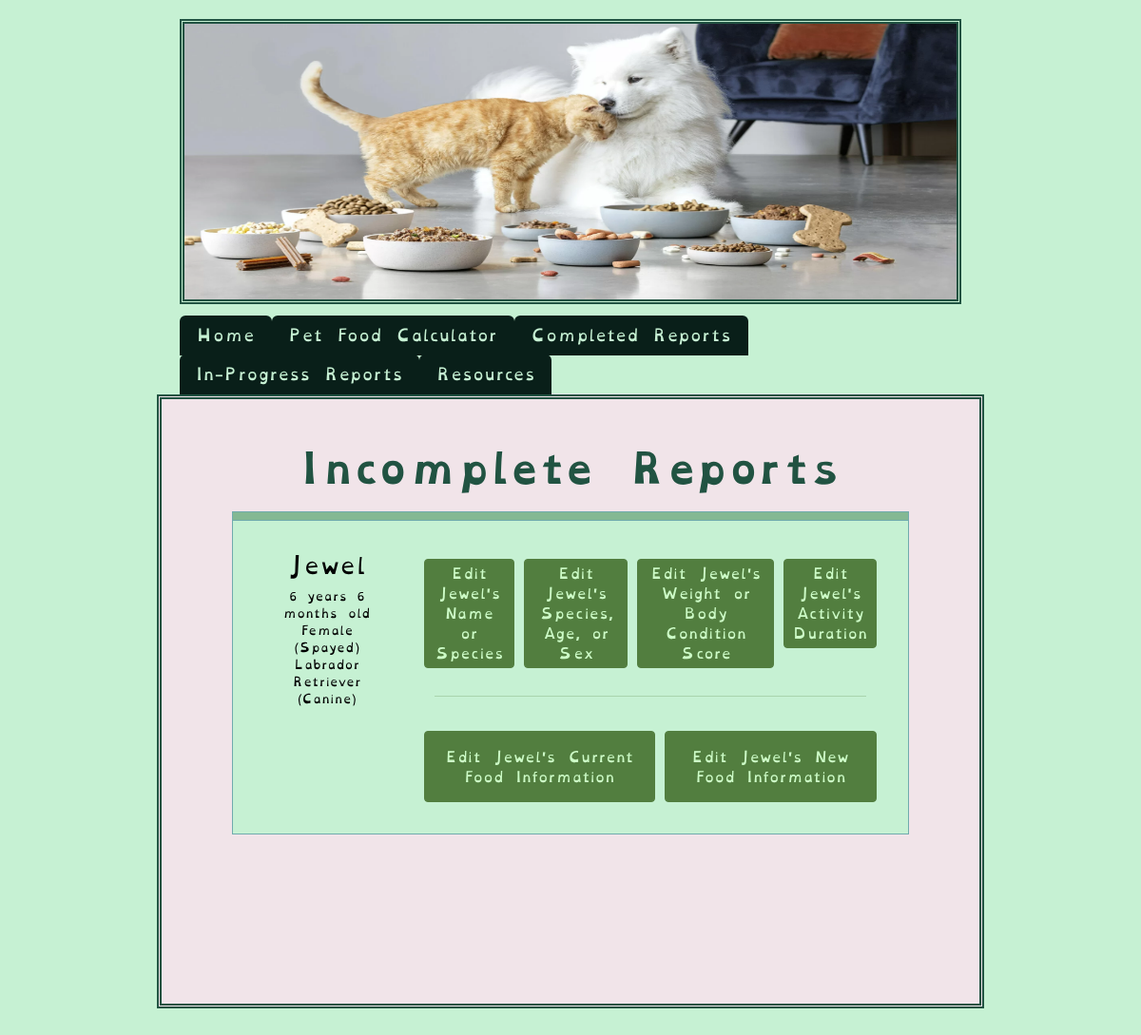
The page /wip_reports (signed in) on the database its author committed.
### tables this page shows
CREATE TABLE "pets" (
	"pet_id"	INTEGER UNIQUE,
	"owner_id"	INTEGER,
	"name"	VARCHAR(25) NOT NULL,
	"age_in_years"	INTEGER,
	"age_in_months"	INTEGER,
	"species"	VARCHAR(10) NOT NULL,
	"breed"	VARCHAR(25),
	"canine_breed_id"	INTEGER,
	"feline_breed_id"	INTEGER,
	"sex"	INTEGER,
	"bcs"	INTEGER,
	"weight"	FLOAT,
	"units"	VARCHAR(5),
	"converted_weight"	FLOAT,
	"converted_weight_units"	VARCHAR(5),
	"body_fat_percentage"	VARCHAR(5),
	"ideal_weight_lbs"	FLOAT,
	"ideal_weight_kgs"	FLOAT,
	"is_pediatric"	BOOL,
	"is_pregnant"	BOOL,
	"weeks_gestating"	INTEGER,
	"is_nursing"	BOOL,
	"litter_size"	INTEGER,
	"weeks_nursing"	INTEGER,
	"activity_level"	INTEGER,
	"rer"	FLOAT,
	"canine_der_factor_id"	INTEGER,
	"feline_der_factor_id"	INTEGER,
	"der"	FLOAT,
	"der_modifier"	FLOAT,
	"meals_per_day"	FLOAT,
	"current_food_kcal"	FLOAT,
	"current_food_form"	INTEGER,
	"second_food_kcal" FLOAT,
	"second_food_form" INTEGER,
	"sensitive_stomach" INTEGER,
	"food_transition" INTEGER,
	"transition_length" INTEGER,
	"rec_treat_kcal_per_day"	INTEGER,
	"current_food_amt_rec"	VARCHAR(15),
	"current_food_amt_per_meal"	VARCHAR(15),
	"date_of_first_report"	DATETIME,
	"most_recent_report_date"	DATETIME,
	PRIMARY KEY("pet_id" AUTOINCREMENT),
	FOREIGN KEY("owner_id") REFERENCES "users"("id"),
	FOREIGN KEY("canine_breed_id") REFERENCES "dog_breeds"("BreedID"),
	FOREIGN KEY("canine_der_factor_id") REFERENCES "canine_der_factors"("factor_id"),
	FOREIGN KEY("feline_breed_id") REFERENCES "cat_breeds"("BreedID"),
	FOREIGN KEY("feline_der_factor_id") REFERENCES "feline_der_factors"("factor_id"),
	FOREIGN KEY("sex") REFERENCES "reproductive_statuses"("sex_id"),
	FOREIGN KEY("activity_level") REFERENCES "activity_levels"("activity_id"),
	FOREIGN KEY("current_food_form") REFERENCES "food_forms"("form_id"),
	FOREIGN KEY("second_food_form") REFERENCES "food_forms"("form_id")
);

### main.py (the view)
@app.route("/wip_reports", methods=["GET", "POST"])
@login_required
def wip_reports():
    fi = FindInfo(session["user_id"])
    wip_reports = fi.find_wip_reports(session["user_id"])
    return render_template("wip_reports.html", wip_reports=wip_reports)

### find_info.py (called while the page is built)
    def pet_data_dictionary(self, user_id, pet_id) -> dict:
        if pet_id != 0 and user_id != 0:
            self.pet_data = db.execute(
                "SELECT * FROM pets WHERE owner_id = :user_id AND pet_id = :pet_id",
                user_id=user_id, pet_id=pet_id
            )
            if self.pet_data == None:
                print("The pet hasn't been added yet.")
        return self.pet_data

    def find_wip_reports(self, user_id) -> dict:
        if user_id != None or user_id != 0:
            try:
                wip_reports = db.execute(
                    "SELECT * FROM pets WHERE owner_id = :user AND date_of_first_report IS NULL",
                    user=user_id
                )
                print(wip_reports)
            except Exception as e:
                print(f"Can't find list of unfinished reports. Exception: {e}")
        return wip_reports

### helpers.py (called while the page is built)
def login_required(f):
    @wraps(f)
    def decorated_funtion(*args, **kwargs):
        if session.get("user_id") == None:
            return redirect(url_for("login"))
        return f(*args, **kwargs)
    return decorated_funtion

### templates/wip_reports.html (shortened to what this page needs)
{% extends 'base.html' %}
{% block content %}
    <h1>Incomplete Reports</h1>
    <form action="/wip_reports" method="POST">
        <div class="row">
            {% if wip_reports %}
                <table class="table table-sm" id="pets">
                    <thead>
                        <tr>
                            <th>
                            </th>
                            <th>
                            </th>
                        </tr>
                        </thead>
                    <tbody>
                        {% for pet in wip_reports %}
                            {% if pet.date_of_first_report == None %}
                                <tr>
                                    <td>
                                        <div class="pet_signalment">
                                            <h4>{{ pet.name }}</h4>
                                            <br>
                                            {% if pet.age_in_years != None and pet.age_in_months != None%}
                                                {% if pet.age_in_years == 0 and pet.age_in_months == 1 %}
                                                    {{ pet.age_in_months }} month old
                                                {% elif pet.age_in_years == 0 and pet.age_in_months > 1 %}
                                                    {{ pet.age_in_months }} months old
                                                {% elif pet.age_in_years == 1 and pet.age_in_months == 0 %}
                                                    {{ pet.age_in_years }} year old
                                                {% elif pet.age_in_years == 1 and pet.age_in_months == 1 %}
                                                    {{ pet.age_in_years }} year {{ pet.age_in_months }} month old
                                                {% elif pet.age_in_years == 1 and pet.age_in_months > 1 %}
                                                    {{ pet.age_in_years }} year {{ pet.age_in_months }} months old
                                                {% elif pet.age_in_years > 1 and pet.age_in_months == 0 %}
                                                    {{ pet.age_in_years }} years old
                                                {% elif pet.age_in_years > 1 and pet.age_in_months == 1 %}
                                                    {{ pet.age_in_years }} years {{ pet.age_in_months }} month old
                                                {% elif pet.age_in_years > 1 and pet.age_in_months > 1 %}
                                                    {{ pet.age_in_years }} years {{ pet.age_in_months }} months old
                                                {% endif %}
                                            {% endif %}
                                            {% if pet.sex != None %}
                                                {% if pet.sex == 1 %}
                                                    Female (Intact)
                                                {% elif pet.sex == 2 %}
                                                    Female (Spayed)
                                                {% elif pet.sex == 3 %}
                                                        Male (Intact)
                                                {% elif pet.sex == 4 %}
                                                    Male (Neutered)
                                                {% endif %}
                                            {% endif %}
                                            {% if pet.breed != None %}
                                                {{ pet.breed }}
                                            {% endif %}
                                            {% if pet.species != None %}
                                                ({{ pet.species }})
                                            {% endif %}
                                        </div>
                                    </td>
                                    <td>
                                        <div class="button-container">
                                            <a href="{{ url_for('pet_info', pet_id=pet.pet_id) }}">
                                                <button type="button" class="btn btn-secondary btn-sm">
                                                    Edit {{ pet.name }}'s Name or Species
                                                </button>
                                            </a>
                                            <a href="{{ url_for('pet_info_continued', pet_id=pet.pet_id) }}">
                                                <button type="button" class="btn btn-secondary btn-sm">
                                                    Edit {{ pet.name }}'s Species, Age, or Sex
                                                </button>
                                            </a>
                                            <a href="{{ url_for('pet_condition', pet_id=pet.pet_id) }}">
                                                <button type="button" class="btn btn-secondary btn-sm">
                                                    Edit {{ pet.name }}'s Weight or Body Condition Score
                                                </button>
                                            </a>
                                            {% if pet.species == "Canine" %}
                                                <a href="{{ url_for('activity', pet_id=pet.pet_id) }}">
                                                    <button type="button" class="btn btn-secondary btn-sm">
                                                        Edit {{ pet.name }}'s Activity Duration
                                                    </button>
                                                </a>
                                            {% endif %}
                                        </div>
                                        {% if pet.current_food_kcal != None %}
                                            <hr />
                                            <div class="button-container">
                                                <a href="{{ url_for('current_food', pet_id=pet.pet_id) }}">
                                                    <button type="button" class="btn btn-secondary btn-sm">
                                                        Edit {{ pet.name }}'s Current Food Information
                                                    </button>
                                                </a>
                                                {% if pet.transitioning_food_one_kcal != None %}
                                                    <a href="{{ url_for('new_food', pet_id=pet.pet_id) }}">
                                                        <button type="button" class="btn btn-secondary btn-sm">
                                                            Edit {{ pet.name }}'s New Food Information
                                                        </button>
                                                    </a>
                                                {% endif %}
                                        {% endif %}
                                    </td>
                                </tr>
                            {% endif %}
                        {% endfor %}
                    </tbody>
                </table>
            {% endif %}
        </div>
    </form>
{% endblock %}

### static/css/styles.css (style rules this page uses)
:root { --white: #f1e4e9; --pale_white_green: #c6f1d3; --lighter_white_green: #d1f7dc; --pale_sky_blue: #70abad; --light_sky: #70c2c3; --green_black: #091f19; --deep_blue_green: #215342; --light_lime: #7CFF6B; --darker_lime_transparent: #568b3fe5; --darker_lime: #527e3f; }
body { background-color: var(--pale_white_green); padding: 20px; margin-left: auto; margin-right: auto; font-family: "OpenDyslexic", "Arvo"; font-size: 2vh; }
h1 { color: var(--deep_blue_green); font-weight: 700; padding-bottom: 1vw; width: 80%; word-wrap: break-word; }
h1, h2 { color: var(--deep_blue_green); }
h1, h2, h3 { margin-left: auto; margin-right: auto; text-align: center; }
h1, h2, h3 { font-family: "OpenDyslexicBold", "Arvo"; }
h4 { display: inline-block; justify-content: flex-end; padding-right: 10px; padding-left: 10px; font-size: 23px; }
.table { font-size: 14.5px; text-align: center; border-bottom: 1px solid var(--deep_blue_green); border: 1px solid var(--pale_sky_blue); --bs-table-bg: var(--pale_white_green); --bs-table-striped-color: var(--light_sky); --bs-table-striped-bg: var(--pale_sky_blue); }
.table-sm { font-size: 12px; }
#pets { margin-bottom: 10vw !important; }
thead { font-weight: 500; --bs-table-bg: #84b893; color: var(--deep_blue_green); }
hr { margin-top: 0px; margin-bottom: 0px; width: 85%; margin-left: auto; margin-right: auto; color: var(--darker_lime); }
.pet_signalment { margin-top: 2.5vw; margin-left: 2.5vw; }
.table.table-sm td { align-items: center; justify-content: center; text-align: center; }
a { color: var(--darker_lime); }
.btn { background-color: var(--green_black); border-color: var(--green_black); --bs-btn-active-color: var(--deep_blue_green); --bs-btn-active-border-color: var(--deep_blue_green); --bs-btn-hover-bg: var(--deep_blue_green); --bs-btn-hover-border-bg: var(--deep_blue_green); color: var(--pale_white_green); text-align: center; margin: 5px; position: relative; margin-top: 1vw; }
.btn-sm { color: #cdfcc7; min-height: 75px; font-weight: 500; background-color: var(--darker_lime); border-color: var(--darker_lime); --bs-btn-active-color: var(--darker_lime_transparent); --bs-btn-active-border-color: var(--darker_lime_transparent); --bs-btn-hover-bg: var(--darker_lime_transparent); --bs-btn-hover-border-bg: var(--darker_lime_transparent); }
.button-container, .button-container-fr { display: flex; justify-content: center; }
.button-container { padding: 2vw; }
.row { display: flex; flex-wrap: wrap; margin-left: 2vw; margin-right: 2vw; font-size: 20px; padding-bottom: 1vh; }

### rows shown on the page
pets: name "Jewel", age_in_years "6", age_in_months "6", shows "Female (Spayed)", breed "Labrador Retriever", species "Canine"
